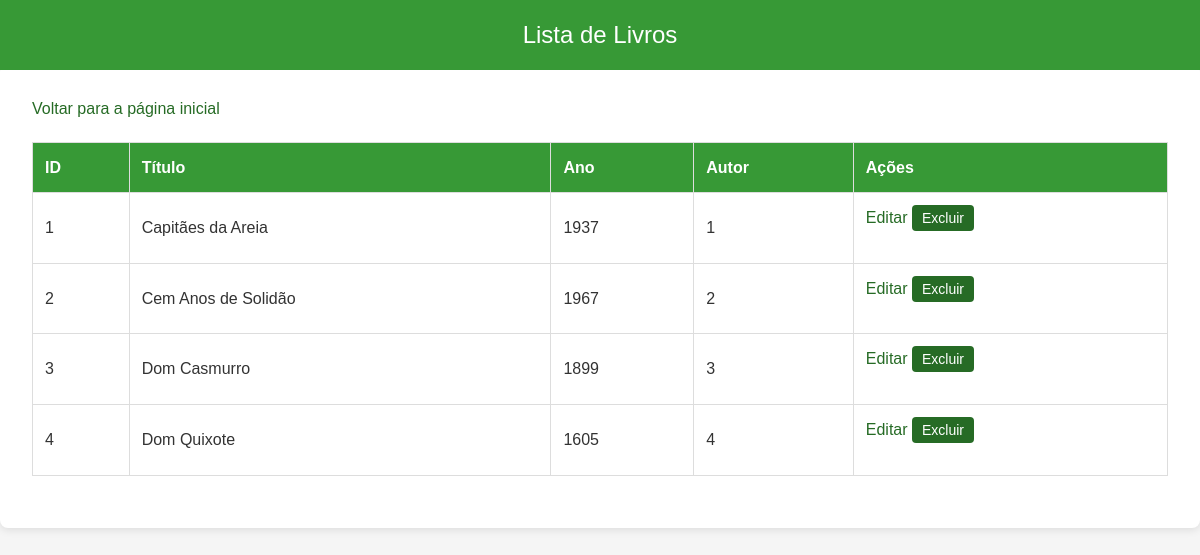
The page /biblioteca/View/listar_livros.php on the database its author committed.
### tables this page shows
CREATE TABLE livro (
    id INT AUTO_INCREMENT PRIMARY KEY,
    titulo VARCHAR(255) NOT NULL,
    ano INT,
    autor INT,
    FOREIGN KEY (autor) REFERENCES autor(id) ON DELETE SET NULL
);

### biblioteca/Repository/LivroRepository.php (called while the page is built, shortened)
<?php
include_once '../Model/Livro.php';
class LivroRepository {
    private $db;
    public function __construct() {
        $this->db = new Database();
    }
    public function findAll() {
        $conn = $this->db->getConnection();
        $sql = "SELECT id, titulo, ano, autor FROM livro";
        $result = $conn->query($sql);
        $livros = [];
        while ($row = $result->fetch_assoc()) {
            $livros[] = new Livro($row['id'], $row['titulo'], $row['ano'], $row['autor']);
        }
        return $livros;
    }
}
?>

### biblioteca/Controller/LivroController.php (called while the page is built, shortened)
<?php
include_once '../Model/Livro.php';
include_once '../Repository/LivroRepository.php';
class LivroController {
    private $repository;
    public function __construct() {
        $this->repository = new LivroRepository();
    }
    public function listarLivros() {
        return $this->repository->findAll();
    }
}
?>

### biblioteca/Model/Livro.php (called while the page is built, shortened)
<?php
class Livro {
    private $id;
    private $titulo;
    private $ano;
    private $autor;
    public function __construct($id, $titulo, $ano, $autor) {
        $this->id = $id;
        $this->titulo = $titulo;
        $this->ano = $ano;
        $this->autor = $autor;
    }
    public function getId() {
        return $this->id;
    }
    public function getTitulo() {
        return $this->titulo;
    }
    public function getAno() {
        return $this->ano;
    }
    public function getAutor() {
        return $this->autor;
    }
}
?>

### biblioteca/View/listar_livros.php (the view, shortened to what this page needs)
<?php
include_once '../Controller/LivroController.php';
$controller = new LivroController();
$livros = $controller->listarLivros();
?>
<!DOCTYPE html>
<html lang="pt-br">
<head>
</head>
<body>
    <div class="navbar">Lista de Livros</div>
    <div class="container">
        <a href="index.php">Voltar para a página inicial</a>
        <table>
            <tr>
                <th>ID</th>
                <th>Título</th>
                <th>Ano</th>
                <th>Autor</th>
                <th>Ações</th>
            </tr>
            <?php
            if (!empty($livros)) {
                foreach ($livros as $livro) {
                    echo "<tr>
                        <td>" . $livro->getId() . "</td>
                        <td>" . $livro->getTitulo() . "</td>
                        <td>" . $livro->getAno() . "</td>
                        <td>" . $livro->getAutor() . "</td>
                        <td>
                            <a href='editar_livro.php?id=" . $livro->getId() . "'>Editar</a>
                            <button onclick='confirmarExclusao(" . $livro->getId() . ")'>Excluir</button>
                        </td>
                    </tr>";
                }
            } else {
                echo "<tr><td colspan='5'>Nenhum livro encontrado</td></tr>";
            }
            ?>
        </table>
    </div>
</body>
</html>

### biblioteca/View/listar_livros.php (style rules this page uses)
* { margin: 0; padding: 0; box-sizing: border-box; }
body { font-family: 'Arial', sans-serif; background-color: #f5f5f5; color: #333; line-height: 1.6; margin: 0; padding: 0; }
.navbar { background-color: #379936; color: white; width: 100%; padding: 1rem; text-align: center; font-size: 1.5rem; position: fixed; top: 0; left: 0; z-index: 1000; }
.container { margin: 4rem auto; max-width: 1200px; padding: 2rem; background-color: white; border-radius: 8px; box-shadow: 0 2px 8px rgba(0, 0, 0, 0.1); }
a { display: inline-block; margin-bottom: 20px; font-size: 16px; color: #266b25; text-decoration: none; }
table { width: 100%; border-collapse: collapse; margin-bottom: 20px; }
th, td { border: 1px solid #ddd; padding: 12px; text-align: left; }
th { background-color: #379936; color: white; }
td { background-color: #fff; }
button { background-color: #266b25; color: white; border: none; padding: 5px 10px; cursor: pointer; border-radius: 4px; font-size: 14px; }

### rows shown on the page
livro: id "1", titulo "Capitães da Areia", ano "1937", autor "1"
livro: id "2", titulo "Cem Anos de Solidão", ano "1967", autor "2"
livro: id "3", titulo "Dom Casmurro", ano "1899", autor "3"
livro: id "4", titulo "Dom Quixote", ano "1605", autor "4"
